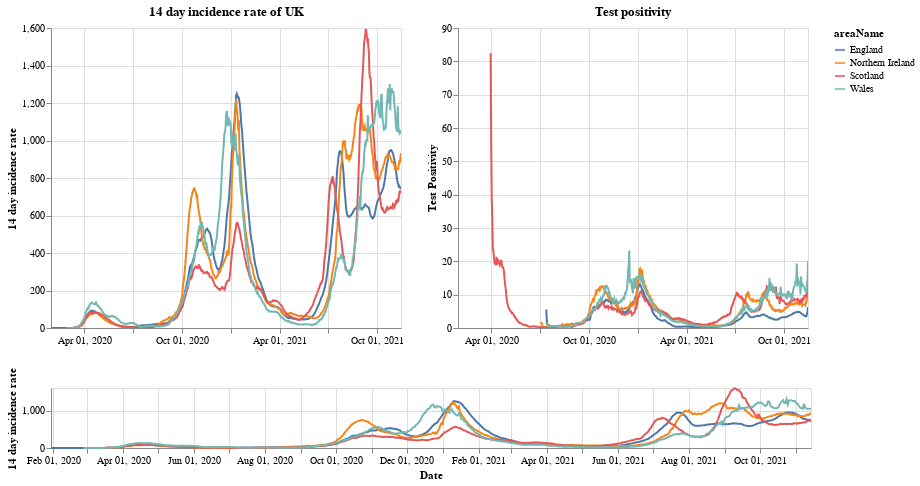

The code cell stored with this chart in its notebook:
### Markdown cell above
# Plots

First a plot with each country in the UK. The top right shows the positivity rate for (which is the percentage of registered tests which were positive) while the top left is the 14 day incidence rate. The bottom chart can be used to select the timeframe (does not work on a mobile device).

### Code cell
#collapse
brush = alt.selection(type='interval', name='DateBrush',encodings=['x'],fields=['Time'])
leg_selection = alt.selection_multi(fields=['areaName'], bind='legend')

base = alt.Chart(uk_cases).mark_line().encode(
    x=alt.X("yearmonthdate(date):T", axis=alt.Axis(title='Date')),
    y=alt.Y("twoWeeklyCasesRate:Q", axis=alt.Axis(title='14 day incidence rate')),
    tooltip=['areaName', 'date','twoWeeklyCasesRate', 'testPositivity'],
    color='areaName',
    opacity=alt.condition(leg_selection, alt.value(2), alt.value(0.1))
).add_selection(leg_selection).properties(width=350)

upper = base.encode(alt.X('yearmonthdate(date):T', axis=alt.Axis(title=''),
                         scale=alt.Scale(domain=brush))
                   ).properties(title=f'14 day incidence rate of UK')
upper_right = upper.encode(alt.Y('testPositivity:Q', axis=alt.Axis(title='Test Positivity'))).properties(title='Test positivity')
lower = base.properties(height=60, width = 760).add_selection(brush)

(upper | upper_right) & lower

### Figure 1 — Vega-Lite specification as saved in the notebook (floating-point values rounded to 4 significant figures; data arrays with more than 128 entries replaced by an {"elided": "..."} marker saying what was removed)
{"config": {"view": {"continuousWidth": 400, "continuousHeight": 300}}, "vconcat": [{"hconcat": [{"mark": "line", "encoding": {"color": {"type": "nominal", "field": "areaName"}, "opacity": {"condition": {"value": 2, "selection": "selector001"}, "value": 0.1}, "tooltip": [{"type": "nominal", "field": "areaName"}, {"type": "temporal", "field": "date"}, {"type": "quantitative", "field": "twoWeeklyCasesRate"}, {"type": "quantitative", "field": "testPositivity"}], "x": {"type": "temporal", "axis": {"title": ""}, "field": "date", "scale": {"domain": {"selection": "DateBrush"}}, "timeUnit": "yearmonthdate"}, "y": {"type": "quantitative", "axis": {"title": "14 day incidence rate"}, "field": "twoWeeklyCasesRate"}}, "selection": {"selector001": {"type": "multi", "fields": ["areaName"], "bind": "legend"}}, "title": "14 day incidence rate of UK", "width": 350}, {"mark": "line", "encoding": {"color": {"type": "nominal", "field": "areaName"}, "opacity": {"condition": {"value": 2, "selection": "selector001"}, "value": 0.1}, "tooltip": [{"type": "nominal", "field": "areaName"}, {"type": "temporal", "field": "date"}, {"type": "quantitative", "field": "twoWeeklyCasesRate"}, {"type": "quantitative", "field": "testPositivity"}], "x": {"type": "temporal", "axis": {"title": ""}, "field": "date", "scale": {"domain": {"selection": "DateBrush"}}, "timeUnit": "yearmonthdate"}, "y": {"type": "quantitative", "axis": {"title": "Test Positivity"}, "field": "testPositivity"}}, "selection": {"selector001": {"type": "multi", "fields": ["areaName"], "bind": "legend"}}, "title": "Test positivity", "width": 350}]}, {"mark": "line", "encoding": {"color": {"type": "nominal", "field": "areaName"}, "opacity": {"condition": {"value": 2, "selection": "selector001"}, "value": 0.1}, "tooltip": [{"type": "nominal", "field": "areaName"}, {"type": "temporal", "field": "date"}, {"type": "quantitative", "field": "twoWeeklyCasesRate"}, {"type": "quantitative", "field": "testPositivity"}], "x": {"type": "temporal", "axis": {"title": "Date"}, "field": "date", "timeUnit": "yearmonthdate"}, "y": {"type": "quantitative", "axis": {"title": "14 day incidence rate"}, "field": "twoWeeklyCasesRate"}}, "height": 60, "selection": {"selector001": {"type": "multi", "fields": ["areaName"], "bind": "legend"}, "DateBrush": {"type": "interval", "encodings": ["x"], "fields": ["Time"]}}, "width": 760}], "data": {"name": "data-2e74f730109ad0db8c81f4550a746079"}, "$schema": "https://vega.github.io/schema/vega-lite/v4.8.1.json", "datasets": {"data-2e74f730109ad0db8c81f4550a746079": {"elided": "2528 records"}}}
